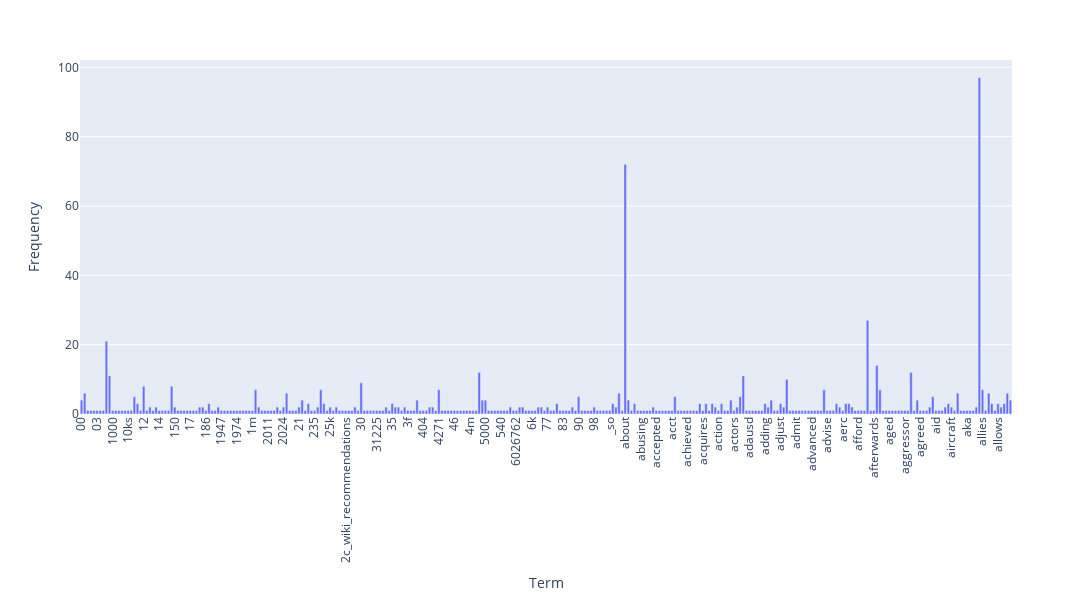

Notebook source saved alongside this figure:
### Markdown cell above
For easier readability, we will only show up to 300 terms.

### Code cell
import plotly.express as px

# instead of seaborn barplot
fig = px.bar(x=count_vect.get_feature_names_out()[:300],
             y=term_frequencies[:300],
             labels={"x": "Term", "y": "Frequency"})

# rotate labels for readability
fig.update_layout(xaxis_tickangle=-90, height=600, width=1200)
fig.show()

### Figure 1 — Plotly figure (JSON) as saved in the notebook; plotly's stock layout.template omitted (floating-point values rounded to 4 significant figures; data arrays with more than 128 entries replaced by an {"elided": "..."} marker saying what was removed)
{"data": [{"hovertemplate": "Term=%{x}<br>Frequency=%{y}<extra></extra>", "legendgroup": "", "marker": {"color": "#636efa", "pattern": {"shape": ""}}, "name": "", "orientation": "v", "showlegend": false, "textposition": "auto", "type": "bar", "x": {"elided": "300 str values"}, "xaxis": "x", "y": {"elided": "300 int values"}, "yaxis": "y"}], "layout": {"barmode": "relative", "height": 600, "legend": {"tracegroupgap": 0}, "margin": {"t": 60}, "width": 1200, "xaxis": {"anchor": "y", "domain": [0, 1], "tickangle": -90, "title": {"text": "Term"}}, "yaxis": {"anchor": "x", "domain": [0, 1], "title": {"text": "Frequency"}}}}
